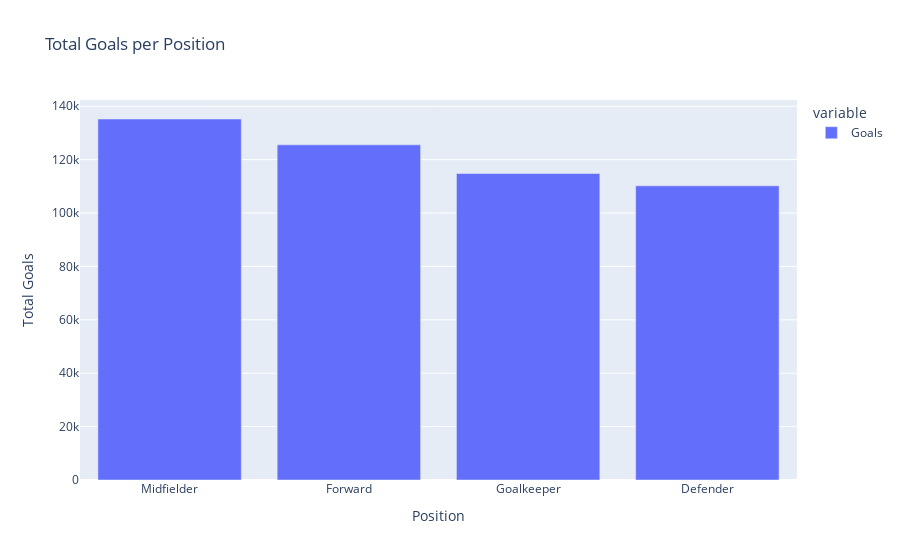
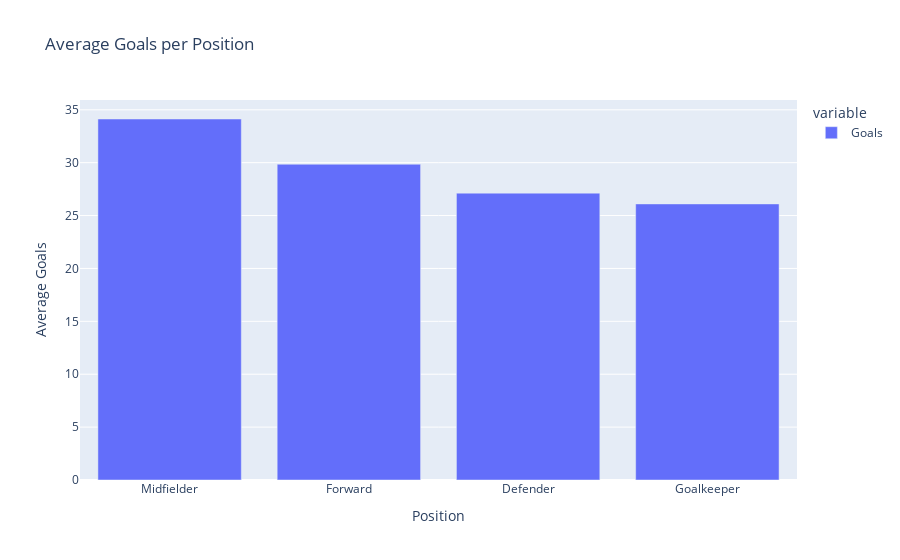

Notebook code for these charts, in order:
### Code cell
# Calculate the total and average goals per position
total_goals_per_position = df.groupby('Position')['Goals'].sum().sort_values(ascending=False)
avg_goals_per_position = df.groupby('Position')['Goals'].mean().sort_values(ascending=False)

# Create a bar plot for total goals per position
fig2 = px.bar(total_goals_per_position, title='Total Goals per Position')
fig2.update_layout(xaxis_title='Position', yaxis_title='Total Goals')
fig2.show()

# Create a bar plot for average goals per position
fig3 = px.bar(avg_goals_per_position, title='Average Goals per Position')
fig3.update_layout(xaxis_title='Position', yaxis_title='Average Goals')
fig3.show()

### Figure 1 — Plotly figure (JSON) as saved in the notebook; plotly's stock layout.template omitted (floating-point values rounded to 4 significant figures)
{"data": [{"alignmentgroup": "True", "hovertemplate": "variable=Goals<br>Position=%{x}<br>value=%{y}<extra></extra>", "legendgroup": "Goals", "marker": {"color": "#636efa", "pattern": {"shape": ""}}, "name": "Goals", "offsetgroup": "Goals", "orientation": "v", "showlegend": true, "textposition": "auto", "type": "bar", "x": ["Midfielder", "Forward", "Goalkeeper", "Defender"], "xaxis": "x", "y": [135219, 125530, 114796, 110187], "yaxis": "y"}], "layout": {"barmode": "relative", "legend": {"title": {"text": "variable"}, "tracegroupgap": 0}, "title": {"text": "Total Goals per Position"}, "xaxis": {"anchor": "y", "domain": [0, 1], "title": {"text": "Position"}}, "yaxis": {"anchor": "x", "domain": [0, 1], "title": {"text": "Total Goals"}}}}

### Figure 2 — Plotly figure (JSON) as saved in the notebook; plotly's stock layout.template omitted (floating-point values rounded to 4 significant figures)
{"data": [{"alignmentgroup": "True", "hovertemplate": "variable=Goals<br>Position=%{x}<br>value=%{y}<extra></extra>", "legendgroup": "Goals", "marker": {"color": "#636efa", "pattern": {"shape": ""}}, "name": "Goals", "offsetgroup": "Goals", "orientation": "v", "showlegend": true, "textposition": "auto", "type": "bar", "x": ["Midfielder", "Forward", "Defender", "Goalkeeper"], "xaxis": "x", "y": [34.13, 29.85, 27.12, 26.1], "yaxis": "y"}], "layout": {"barmode": "relative", "legend": {"title": {"text": "variable"}, "tracegroupgap": 0}, "title": {"text": "Average Goals per Position"}, "xaxis": {"anchor": "y", "domain": [0, 1], "title": {"text": "Position"}}, "yaxis": {"anchor": "x", "domain": [0, 1], "title": {"text": "Average Goals"}}}}
